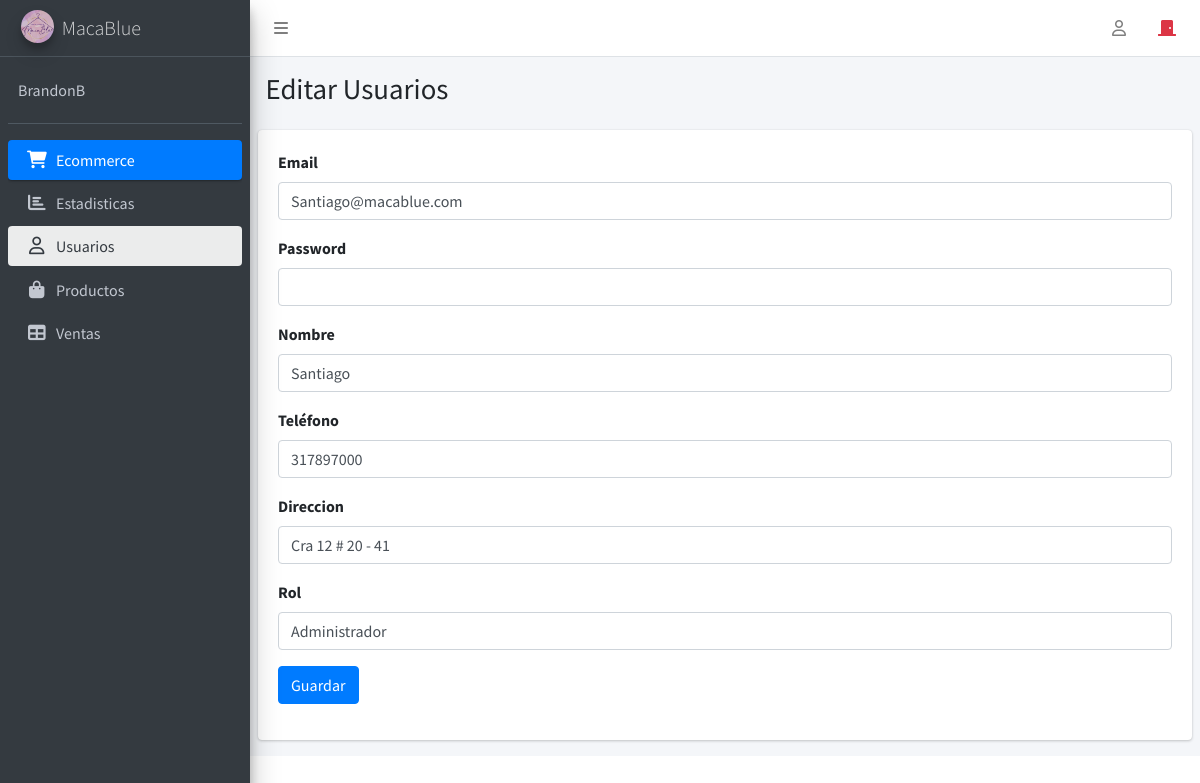
The app's page /admin/panel.php?modulo=editarUsuario&Id_Usuario=6 (signed in) with its own data.
### tables this page shows
CREATE TABLE `usarios` (
  `Id_Usuario` int(11) NOT NULL,
  `Email` varchar(255) NOT NULL,
  `Passw` varchar(255) NOT NULL,
  `Nombre` varchar(255) NOT NULL,
  `Telefono` varchar(10) NOT NULL,
  `Direccion` varchar(255) NOT NULL,
  `Id_Rol` int(10) NOT NULL
);

### admin/editarUsuario.php (the view, shortened to what this page needs)
<?php
include_once "db.ecommerce.php";
$con = mysqli_connect($host, $user, $pass, $db);
?>
<?php
$Id_Usuario = mysqli_real_escape_string($con,$_REQUEST['Id_Usuario'] ?? '');
$query = "SELECT Id_Usuario,Email,Passw,Nombre,Telefono,Direccion,Id_Rol FROM usarios WHERE Id_Usuario = '".$Id_Usuario."'";
$result = mysqli_query($con,$query);
$row = mysqli_fetch_assoc($result);
?>
<div class="content-wrapper">
    <section class="content-header">
      <div class="container-fluid">
        <div class="row mb-2">
          <div class="col-sm-6">
            <h1>Editar Usuarios</h1>
          </div>
        </div>
      </div>
    </section>
    <section class="content">
      <div class="row">
        <div class="col-12">
          <div class="card">
            <div class="card-body">
            <form action="panel.php?modulo=editarUsuario" method="post">
                            <div class="form-group">
                                <label>Email</label>
                                <input type="email" name="email" class="form-control" value="<?php echo $row ['Email']?>" required ="required">
                            </div>
                            <div class="form-group">
                                <label>Password</label>
                                <input type="password" name="passw" class="form-control" required ="required">
                            </div>
                            <div class="form-group">
                                <label>Nombre</label>
                                <input type="text" name="nombre" class="form-control" value="<?php echo $row ['Nombre']?>" required ="required">
                            </div>
                            <div class="form-group">
                                <label for="telefono">Teléfono</label>
                                <input type="tel" id="telefono" name="telefono" class="form-control" value="<?php echo $row ['Telefono']?>"
                                      maxlength="10" pattern="\d{10}" required="required"
                                      title="Ingrese un número de teléfono de 10 dígitos">
                            </div>
                            <div class="form-group">
                                <label>Direccion</label>
                                <input type="text" name="direccion" class="form-control" value="<?php echo $row ['Direccion']?>" required ="required">
                            </div>
                            <div class="form-group">
                            <label>Rol</label>
                            <select name="rol" class="form-control" required="required">
                                <option value="1">Administrador</option>
                            </select>
                            </div>
                            <div class="form-group">
                                <button type="submit" class="btn btn-primary" name="guardar">Guardar</button>
            </div>
          </div>
        </div>
      </div>
    </section>
  </div>

### records on screen
usarios: email "Santiago@macablue.com", nombre "Santiago", telefono "317897000", direccion "Cra 12 # 20 - 41"

### other values on screen
$_SESSION['Nombre'] "BrandonB"
